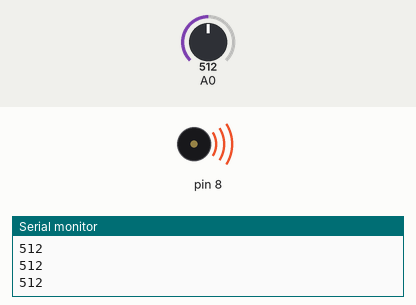
Simulated run of this sketch. Board: Arduino Uno, built with avr-gcc and run on an emulated ATmega328P. Shown: buzzer (waves = sounding), the last lines printed to the serial monitor. Inputs (shaded band) come from the test bench; at power-on: A0 = 512.

Above: at 1.2 s.
1.3 s: A0 set to 496
At 2.2 s:
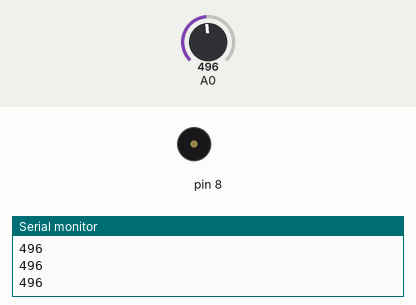
2.8 s: A0 set to 511
At 3.5 s:
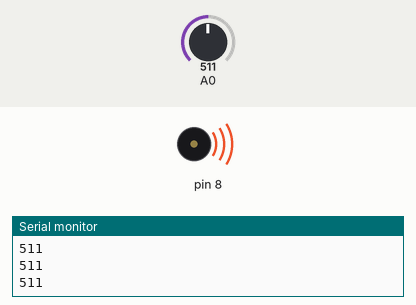
4.3 s: A0 set to 495
At 5.8 s:
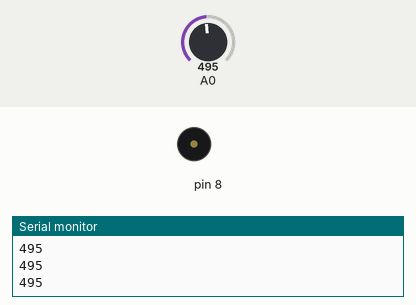
Timing chart, 0 to 7.3 s (numbered marks = the images above; inputs shaded):
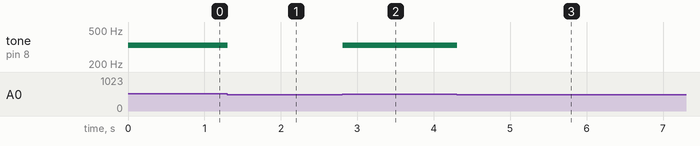

Measured:
- the behaviour switches between 505 and 504 on A0 (found by bisection; images 0 and 1)
- after the input at 1.3 s, tone on pin 8: 330 Hz → silent at once
- after the input at 2.8 s, tone on pin 8: silent → 330 Hz at once
- after the input at 4.3 s, tone on pin 8: 330 Hz → silent at once

The sketch:

Project07.ino
```cpp
// Declare Variables
int Buttons[6]; //Set up an array with 6 integers
int Notes[] = {262, 294, 330, 349};

void setup()
{
  Buttons[0] = 2; //Give the first element of the array the value of 2
  Serial.begin(9600);
}

void loop()
{
  int KeyVal = analogRead(A0);
  Serial.println(KeyVal);

  if (KeyVal == 1023)
  {
    tone(8, Notes[0]);
  }
  else if(KeyVal >= 990 && KeyVal <= 1010)
  {
    tone(8, Notes[1]);
  }
  else if(KeyVal >= 505 && KeyVal <= 515)
  {
    tone(8, Notes[2]);
  }
  else if(KeyVal >= 5 && KeyVal <= 10)
  {
    tone(8, Notes[3]);
  }
  else
  {
    noTone(8);
  }
}
```
